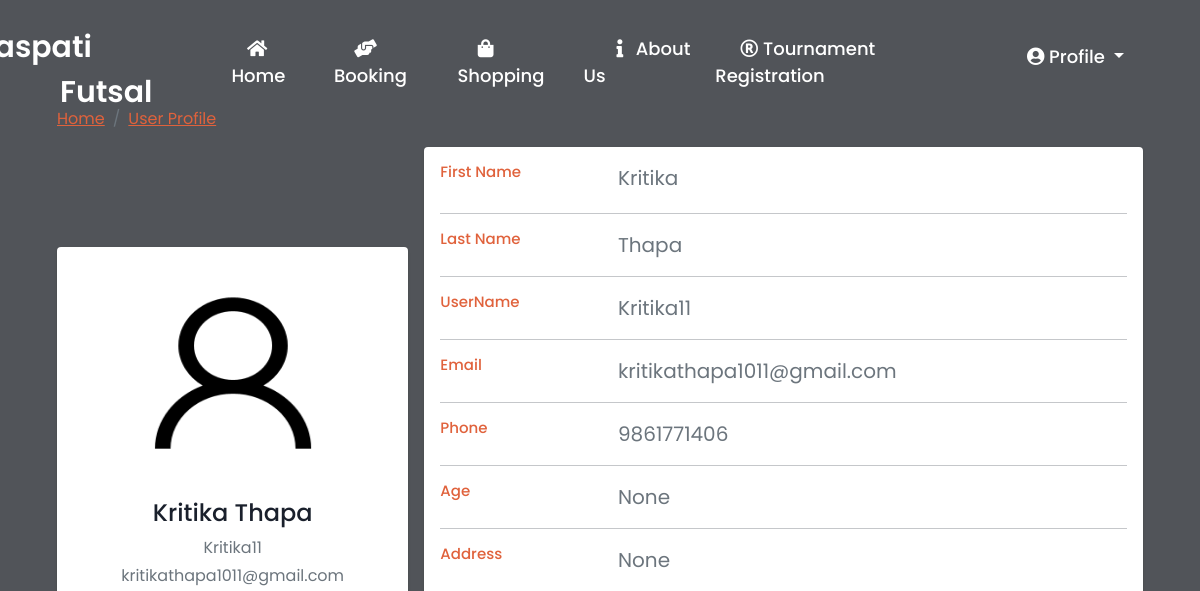
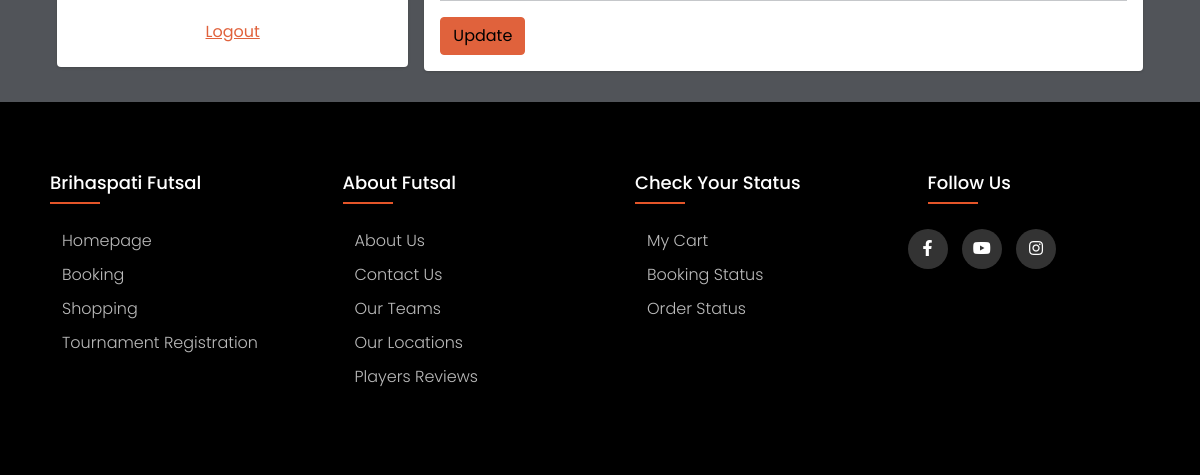
The page /userprofile (signed in) on the database as committed earlier (2 pictures, top to bottom).
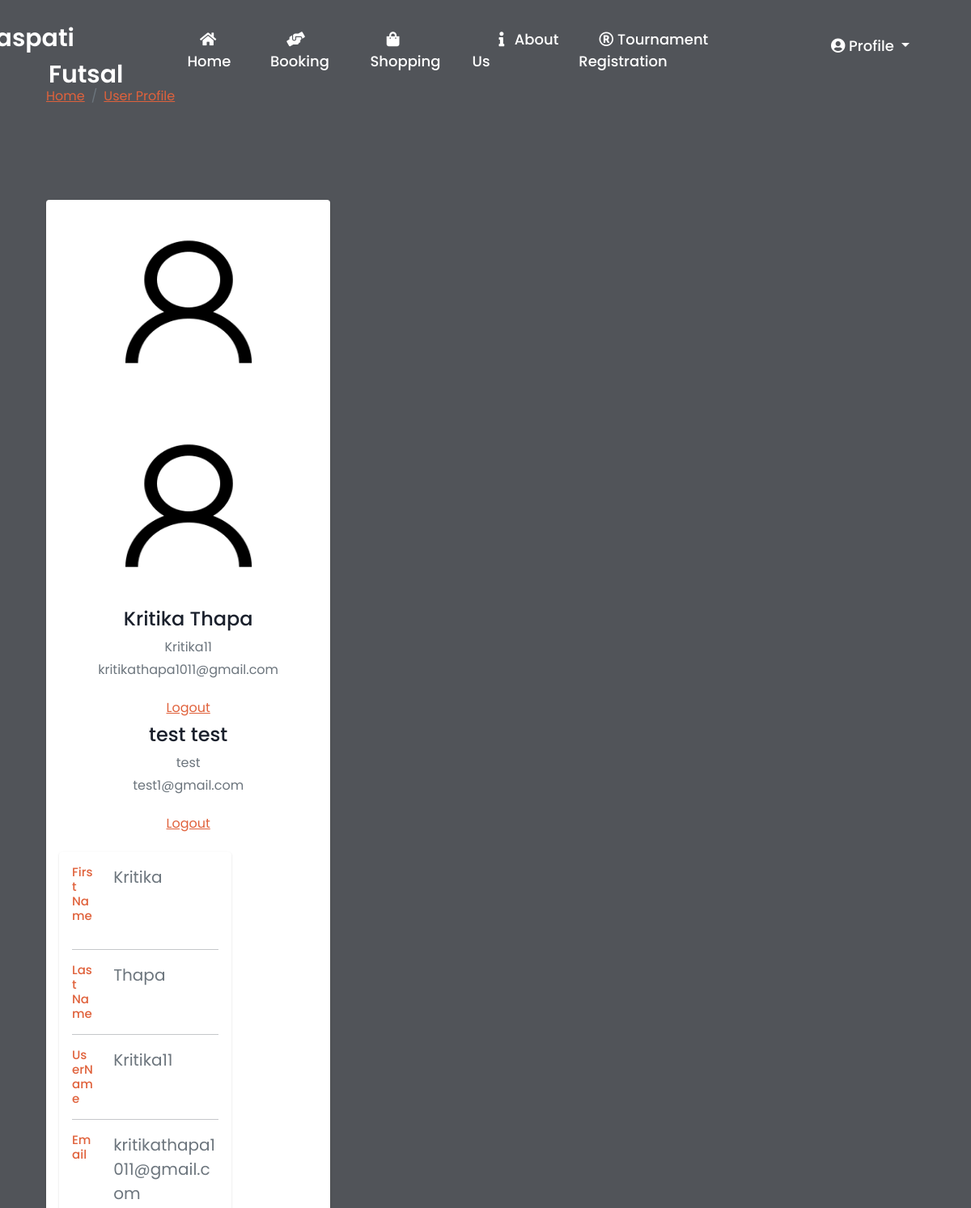
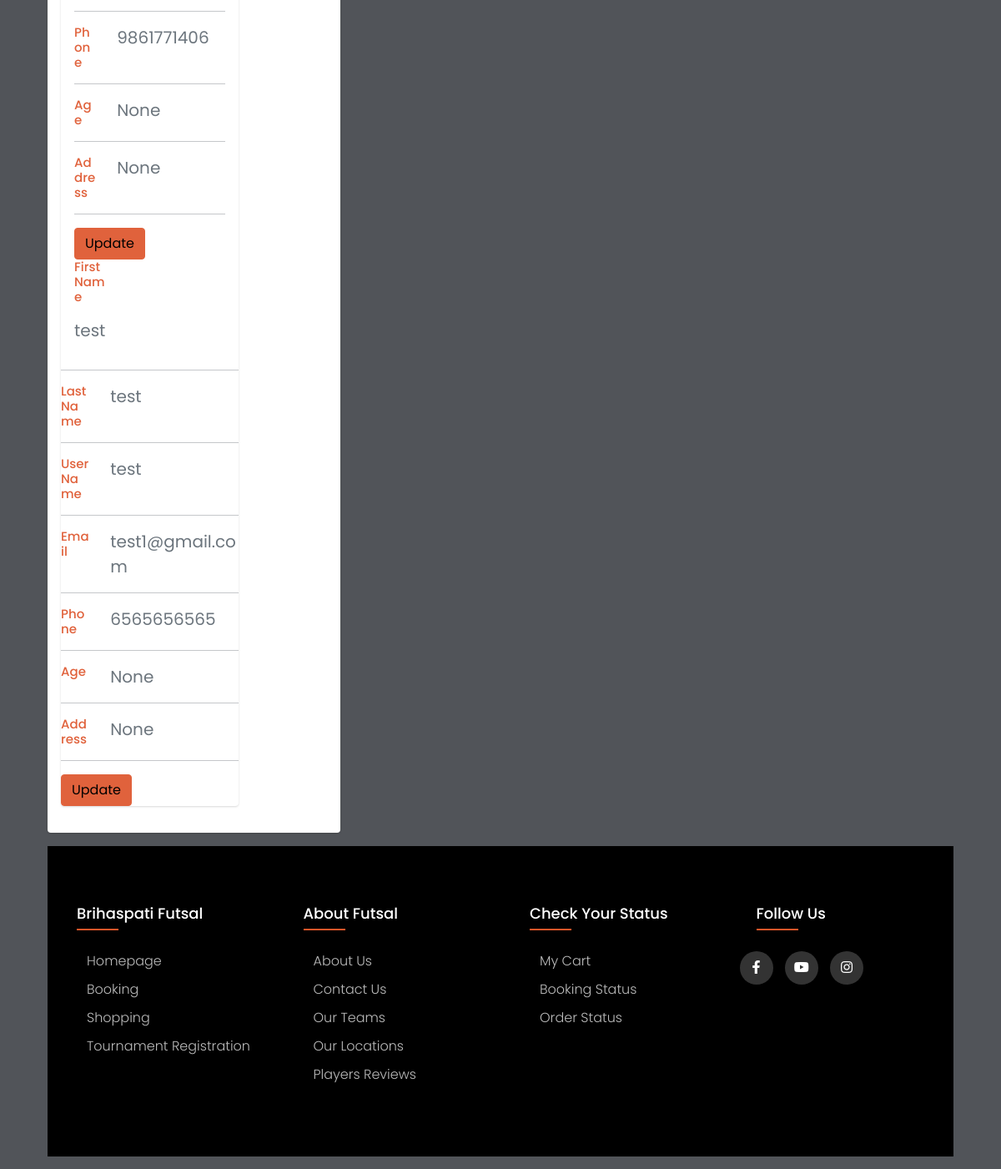
The same page on the database as committed later (2 pictures, top to bottom).
### Shopping/models/customer.py (models this page shows, shortened)
class Customer(models.Model):
    first_name = models.CharField(max_length=150)
    last_name = models.CharField(max_length=150)
    phone = models.CharField(max_length=150)
    username = models.CharField(max_length=150, )
    email = models.EmailField(null=True)
    password = models.CharField(max_length=150, null=True)
    address = models.CharField(max_length=150, null=True, blank=True)
    age = models.IntegerField(null=True, blank=True)
    images = models.ImageField(default='static/UserProfile/user.png', upload_to='static/UserProfile', blank=True,
                               null=True)
    created_at = models.DateField(auto_now_add=True, blank=True, null=True)
    @staticmethod
    def get_all_customers():
        return Customer.objects.all()

### Shopping/middlewares/auth.py (the view)
    def middleware(request):
        if not request.session.get('customer'):
            return redirect('login')
        return get_response(request)

### Shopping/views/profile.py (called while the page is built)
    def get(self, request):
        customer = request.session.get('customer')
        all_customer = Customer.get_all_customers();
        return render(request, 'userprofile.html', {'all_customer': all_customer})

### Shopping/templates/userprofile.html (shortened to what the changed rows need)
{% extends 'base.html' %} {% block content %} {% load static%}
<link rel="stylesheet" type="text/css" href="{% static '/css/userprofile.css' %}" />
<br><br><br>
<div class="container">
  <div class="main-body">
        <div class="row gutters-sm" >
          <div class="col-md-4 mb-3">
            <div class="card" style="margin-top: 100px;">
              {% for customer in all_customer %}
              <div class="card-body">
                <div class="d-flex flex-column align-items-center text-center">
                  <img src="{{customer.images.url}}" class="rounded-circle" width="250" height="220">
                  <div class="mt-3">
                    {% endfor %}
                    {% for customer in all_customer %}
                    <h4>{{customer.first_name}} {{customer.last_name}}</h4>
                    <p class="text-secondary mb-1">{{customer.username}}</p>
                    <p class="text-muted font-size-sm">{{customer.email}}</p>
                    <a href="/logout" style="color: #e0623c;"><button class="btn btn-outline" >Logout</a></button>
                    {% endfor %}
                  </div>
                </div>
              </div>
            </div>
          </div>
          <div class="col-md-8">
            <div class="card mb-3">
              <div class="card-body">
                <div class="row">
                  {% for customer in all_customer %}
                  <div class="col-sm-3">
                    <h6 class="mb-3" style="font-size: 15px; color: #e0623c;">First Name</h6>
                  </div>
                  <div class="col-sm-9 text-secondary" style="font-size: 20px; color: #000000;">
                    {{customer.first_name}}
                  </div>
                </div>
                <hr>
                <div class="row">
                  <div class="col-sm-3">
                    <h6 class="mb-0" style="font-size: 15px; color: #e0623c;">Last Name</h6>
                  </div>
                  <div class="col-sm-9 text-secondary" style="font-size: 20px; color: #000000;">
                    {{customer.last_name}}
                  </div>
                </div>
                <hr>
                <div class="row">
                  <div class="col-sm-3">
                    <h6 class="mb-0" style="font-size: 15px; color: #e0623c;">UserName</h6>
                  </div>
                  <div class="col-sm-9 text-secondary" style="font-size: 20px; color: #000000;">
                    {{customer.username}}
                  </div>
                </div>
                <hr>
                <div class="row">
                  <div class="col-sm-3">
                    <h6 class="mb-0" style="font-size: 15px; color: #e0623c;">Email</h6>
                  </div>
                  <div class="col-sm-9 text-secondary" style="font-size: 20px; color: #000000;">
                    {{customer.email}}
                  </div>
                </div>
                <hr>
                <div class="row">
                  <div class="col-sm-3">
                    <h6 class="mb-0" style="font-size: 15px; color: #e0623c;">Phone</h6>
                  </div>
                  <div class="col-sm-9 text-secondary" style="font-size: 20px; color: #000000;">
                    {{customer.phone}}
                  </div>
                </div>
                <hr>
                <div class="row">
                  <div class="col-sm-3">
                    <h6 class="mb-0" style="font-size: 15px; color: #e0623c;">Age</h6>
                  </div>
                  <div class="col-sm-9 text-secondary" style="font-size: 20px; color: #000000;">
                    {{customer.age}}
                  </div>
                </div>
                <hr>
                <div class="row">
                  <div class="col-sm-3">
                    <h6 class="mb-0" style="font-size: 15px; color: #e0623c;">Address</h6>
                  </div>
                  <div class="col-sm-9 text-secondary" style="font-size: 20px; color: #000000;">
                    {{customer.address}}
                  </div>
                </div>
                <hr>
                <div class="row">
                  <div class="col-sm-12">
                    <a class="btn btn-info"  href="{% url 'update_profile' customer.id %}" style="background-color: #e0623c; border-color: #e0623c;">Update</a>
                  </div>
                </div>
                {% endfor %}
              </div>
            </div>
          </div>
        </div>
      </div>
  </div>
{% endblock %}

Rows that differ between the two databases and show on the page:
added Customer: images (placeholder picture), first_name "test", last_name "test", username "test", email "test1@gmail.com", phone "6565656565", age "None", address "None"
